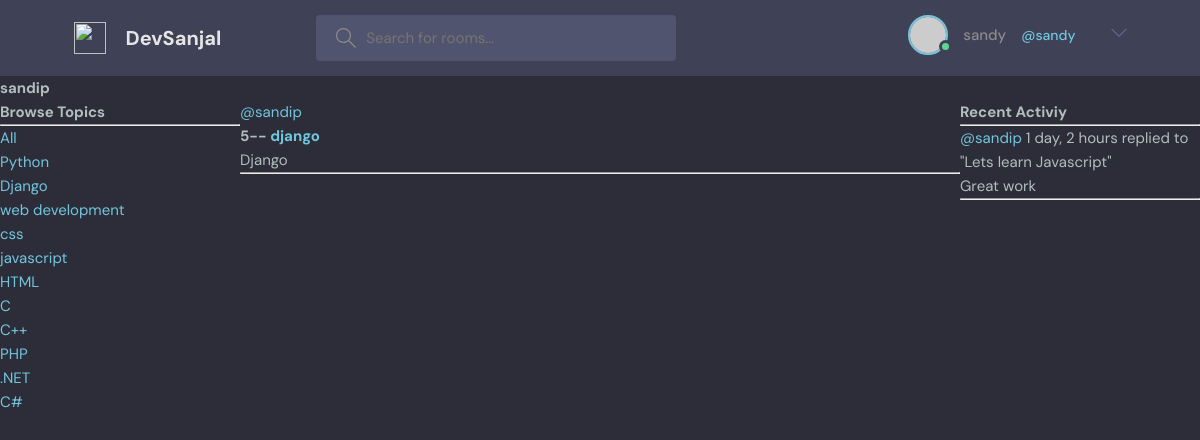
The app's page /profile/2 (signed in) with its own data.
### base/models.py (models this page shows, shortened)
class Topic(models.Model):
    name = models.CharField(max_length=256)

class Room(models.Model):
    host = models.ForeignKey(User, on_delete=models.SET_NULL, null=True)
    topic = models.ForeignKey(Topic, on_delete=models.SET_NULL, null=True)
    name = models.CharField(max_length=256)
    description = models.TextField(null=True, blank=True)
    participants = models.ManyToManyField(User, related_name='participants', blank=True)
    updated = models.DateTimeField(auto_now=True)
    created = models.DateTimeField(auto_now_add=True)
    class Meta:
        ordering = ['-updated', '-created']
    def __str__(self):
        return self.name

class Message(models.Model):
    user = models.ForeignKey(User,on_delete=models.CASCADE)
    room = models.ForeignKey(Room, on_delete=models.CASCADE)
    body = models.TextField()
    updated = models.DateTimeField(auto_now=True)
    created = models.DateTimeField(auto_now_add=True)
    class Meta:
        ordering = ['-updated', '-created']
    def __str__(self):
        return self.body[0:50]

### base/views.py (the view)
# urls.py: path('profile/<str:pk>', views.userProfile, name="user-profile"),
def userProfile(request,pk):
    user = User.objects.get(id=pk)
    rooms = user.room_set.all()
    room_messages = user.message_set.all()
    topics = Topic.objects.all()
    context = {'user':user,'rooms':rooms, 'room_messages':room_messages,'topics':topics}
    return render(request, 'base/profile.html', context)

### base/templates/base/profile.html (shortened to what this page needs)
{% extends 'main.html' %}
{% block content %}
    <h1>{{user.username}}</h1>
    <div class="profile-container">
        <div>
            {% include 'base/topics_component.html' %}
        </div>
        <div>
            {% include 'base/feed_component.html' %}
        </div>
        <div>
            {% include 'base/activity_component.html' %}
        </div>
    </div>
{%endblock content %}

### templates/nav.html (shortened to what this page needs)
<header class="header header--loggedIn">
    <div class="container">
      <a href="{% url 'home' %}" class="header__logo">
        <img src="static 'assets/logo.svg'" />
        <h1>DevSanjal</h1>
      </a>
      <form method="GET" class="header__search" action="{% url 'home' %}">
        <label>
          <input name="q" placeholder="Search for rooms..." />
        </label>
      </form>
      <nav class="header__menu">
        {% if request.user.is_authenticated %}
        <div class="header__user">
          <a href="profile.html">
            <div class="avatar avatar--medium active">
              <img src="https://randomuser.me/api/portraits/men/37.jpg" />
            </div>
            <p>{{request.user.username}}</p><span>@{{request.user.username}}</span></p>
          </a>
          <button class="dropdown-button">
            <svg version="1.1" xmlns="http://www.w3.org/2000/svg" width="32" height="32" viewBox="0 0 32 32">
              <title>chevron-down</title>
              <path d="M16 21l-13-13h-3l16 16 16-16h-3l-13 13z"></path>
            </svg>
          </button>
        </div>
        {% else %}
       <a href="{% url 'login' %}">
          <img src="./assets/avatar.svg" />
          <p>Login</p>
        </a>
        {% endif %}
      </nav>
    </div>
  </header>

### base/templates/base/topics_component.html
<div>
    <h3>Browse Topics</h3>
    <hr>
    <div>
        <a href="{% url 'home' %}">All</a>
    </div>
    {% for topic in topics %}
        <div>
            <a href="{% url 'home' %}?q={{topic.name}}">{{topic.name}}</a>
        </div>
    {% endfor %}
</div>

### base/templates/base/feed_component.html (shortened to what this page needs)
<div>
    {% for room in rooms %}
        <div>
            <a href="{% url 'user-profile' room.host.id %}">@{{room.host.username}}</a>
            <h5>{{room.id}}-- <a href="{% url 'room' room.id %}">{{room.name }}</a></h5>
            <small>{{room.topic.name}}</small>
            <hr>
        </div>
    {% endfor %}
</div>

### base/templates/base/activity_component.html (shortened to what this page needs)
<div>
    <h3>Recent Activiy</h3>
    <hr>
    {% for message in room_messages %}
        <div>
            <small><a href="{% url 'user-profile' message.user.id %}">@{{message.user}}</a> {{message.created|timesince}}</small>
            <small>replied to "{{message.room}}"</small>
            <p>{{message}}</p>
            <hr>
        </div>
    {% endfor %}
</div>

### static/css/style.css (style rules this page uses)
:root { --color-main: #71c6dd; --color-main-light: #e1f6fb; --color-dark: #3f4156; --color-dark-medium: #51546e; --color-dark-light: #696d97; --color-light: #e5e5e5; --color-gray: #8b8b8b; --color-light-gray: #b2bdbd; --color-bg: #2d2d39; --color-success: #5dd693; --color-error: #fc4b0b; }
* { font-family: "DM Sans", -apple-system, BlinkMacSystemFont, "Segoe UI", Roboto, Oxygen, Ubuntu, Cantarell, "Open Sans", "Helvetica Neue", sans-serif; margin: 0; padding: 0; box-sizing: border-box; text-rendering: optimizeLegibility; font-size: inherit; }
html { font-size: 56.25%; }
@media only screen and (min-width: 1200px) { html { font-size: 62.5%; } }
body { line-height: 1.6; font-weight: 400; font-size: 1.5rem; color: var(--color-light-gray); background-color: var(--color-bg); min-height: 100vh; }
img { width: 100%; }
a { display: inline-block; color: var(--color-main); text-decoration: none; }
.container { max-width: 120rem; width: 90%; margin: auto; }
.avatar { position: relative; display: inline-block; border-radius: 50%; border: 2px solid var(--color-main); }
.avatar img { display: block; border-radius: 50%; object-fit: cover; object-position: center; }
.avatar::after { content: ""; display: block; position: absolute; background-color: var(--color-gray); z-index: 111; border-radius: 50%; border: 0.3rem solid var(--color-dark); }
.avatar.active::after { background-color: var(--color-success); }
.avatar.avatar--medium img { width: 3.6rem; height: 3.6rem; border-radius: 50%; }
.avatar.avatar--medium:after { width: 0.7rem; height: 0.7rem; bottom: 0px; right: -6px; }
.header { padding: 1.5rem; background-color: var(--color-dark); }
.header > .container { display: flex; gap: 9.5rem; }
.header__logo, .header__user { display: flex; gap: 2rem; align-items: center; }
.header__logo > img { height: 3.2rem; width: 3.2rem; }
.header__logo > h1 { font-weight: 700; font-size: 2rem; color: var(--color-light); }
.header__search > label { background-color: var(--color-dark-medium); padding: 1.3rem 1rem; display: flex; align-items: center; gap: 1rem; border-radius: 4px; }
.header__search svg { fill: var(--color-gray); width: 2rem; height: 2rem; margin-left: 1rem; }
.header__search input { width: 30rem; background: transparent; border: none; outline: none; color: var(--color-light); }
.header__menu { margin-left: auto; position: relative; }
.header__menu a { display: flex; gap: 1.5rem; align-items: center; font-weight: 500; text-decoration: none; color: var(--color-gray); }
.header__menu img { height: 3.6rem; }
.header__menu p { line-height: 1.2; }
.header__menu span { color: var(--color-main); font-weight: 500; font-size: 1.4rem; display: block; }
.header__menu svg { width: 1.6rem; height: 1.6rem; fill: var(--color-dark-light); }
.dropdown-button { background: transparent; border: 0; outline: 0; cursor: pointer; }

### base/templates/base/profile.html (style rules this page uses)
.profile-container { display: grid; grid-template-columns: 1fr 3fr 1fr; }

### records on screen
Topic: name "Python"
Topic: name "Django"
Topic: name "web development"
Topic: name "css"
Topic: name "javascript"
Topic: name "HTML"
Topic: name "C"
Topic: name "C++"
Topic: name "PHP"
Topic: name ".NET"
Topic: name "C#"
Room: host.username "sandip", id "5", name "django", topic.name "Django"
Message: user "sandip", created "1 day, 2 hours", room "Lets learn Javascript", body "Great work"

### other values on screen
{{ request.user.username }} "sandy"
{{ user.username }} "sandip"
